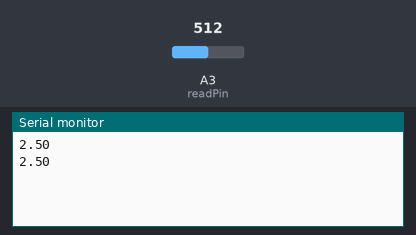
Bench run of a sketch on a simulated Arduino Uno, built with avr-gcc and run on an emulated ATmega328P. On the bench: the last lines printed to the serial monitor. The inputs (shaded band) are chosen by the test bench; at power-on: A3 (readPin) = 512.

Above: at 1.8 s.
1.9 s: A3 (readPin) set to 716
At 2.3 s:
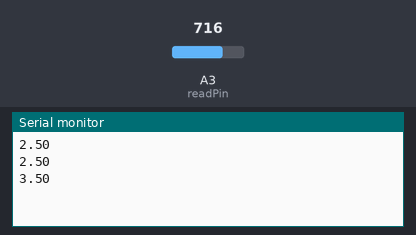
3.4 s: A3 (readPin) set to 900
At 4.8 s:
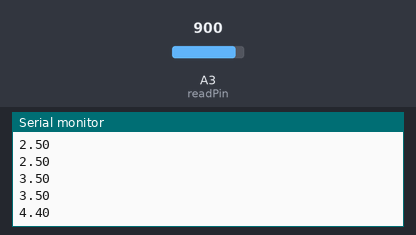
Timing chart, 0 to 6.4 s (numbered marks = the images above; inputs shaded):
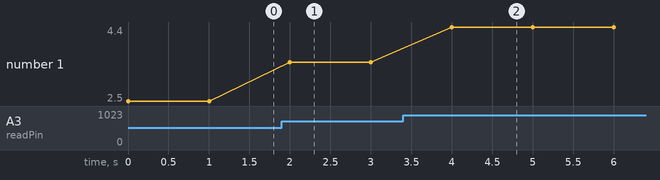

Measured:
- after the input at 1.9 s, the serial monitor: prints a new line after 0.10 s (image 1)
- after the input at 3.4 s, the serial monitor: prints a new line after 0.60 s (image 2)
- plotted number 1: 2.5 → 3.5 after the input at 1.9 s, 3.5 → 4.4 after the input at 3.4 s

The sketch:

Tutorial-10.ino
```cpp
int readPin = A3;

void setup() {
  pinMode(readPin, INPUT);
  Serial.begin(9600);
}

float calculateVoltage(int analogReadVal) {
  return 5./1023. * analogReadVal;
}

void loop() {
  float v2 = analogRead(readPin);
  Serial.println(calculateVoltage(v2));
  delay(1000);
}

/* NOTES

READING ANALOG VOLTAGE WITH analogRead()

You need the curcuit from tutorial 9
- 5V pin, 330 resistor, then 100 resistor, then ground pin

We need to check the point b/w both resistors to know the voltage b/w that point and the ground pin (we hope 1.16V, see last tutorial)

Analog voltage can only be read from the A0-5 pins (labelled ANALOGs IN on the arduino)
- We can't use the pins for 2-13, as they are only for digital write

analogRead reads a SCALED voltage b/w 0 and 1023, not the actual voltage!
- A3 pin wire at same column as the v5 pin wire
  - 1023 read value (RV) = 4.95v!
- A3 pin wire in b/w resistors (R2)
  - 236 read value
  - (5/1023)*236RV = 1.16V!
- Nothing = 0RV = 0V

In my own words
When the the analog in pin is at
- the v5 pin column -> 5v
- the column where both resistors are plugged in -> 5v minus the volts that the first resistor blocks (in this case 5v-3.84v=1.16)
- same column as ground pin -> 0 (as the 100ohm resistor blocked the remaining 1.16v)

---

PRINTING TO TERMINAL:
Serial.begin(9600) - param is vaud rate, see future tutorial
- do this in the setup

Serial.println(...); - put whatever you wanna print in the brackets

You need a dot after a number so the arduino knows it is a decimal number e.g. 243. == 243.0
- doing int math = int number result.
- float type === decimal

---

HWK A) - 10k & 1k resistors. Do a curcuit analysis and then build it with the breadboard.

Knowns:
- Voltage = 5v
- R1 = 10k
- R1 = 1k

What is the current?
I = V/R -> 5/(10000+1000) = 5/11000 = 0.000454545A = 0.4545mA is the current

Voltage across R1?
V = IR -> 0.4545mA * 10000 = 0.000454545A * 10000 = 4.545V

Voltage across R2?
V = IR -> 0.4545mA * 1000 = 0.000454545A * 1000 = 0.455V

We know this is right becasue 4.545V + 0.455V = 5V, which is the input voltage!

--

HWK B) - 10k & 2k resistors. Do a curcuit analysis and then build it with the breadboard.

Knowns:
- Voltage = 5v
- R1 = 10k
- R1 = 2k

What is the current?
I = V/R
(5 / 12000) = 0.00041666... * 1000 = 0.41666...mA

What is the voltage at R1?
V = IR
0.00041666... * 10000 = 4.1666...V

What is the voltage at R2?
0.00041666... * 2000 = 0.8333...V

Check:
4.17V * 0.83V = 5V!

*/
```
